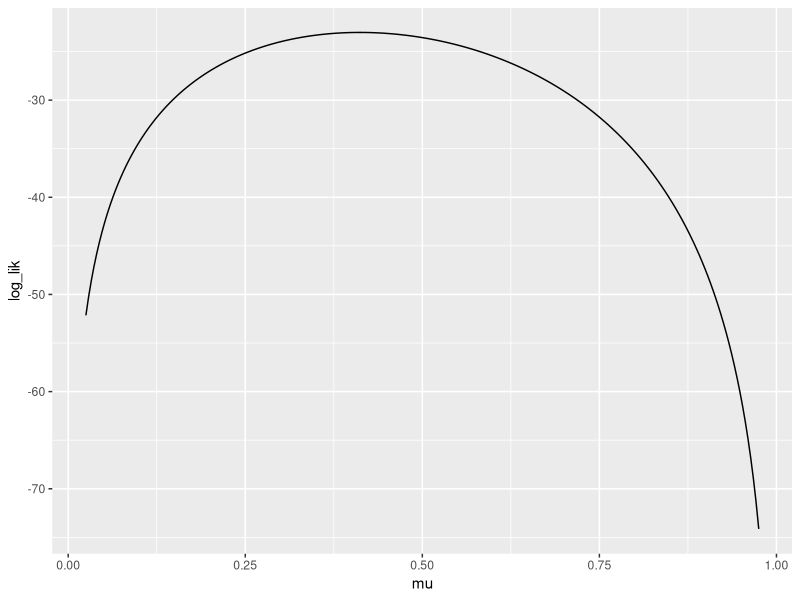
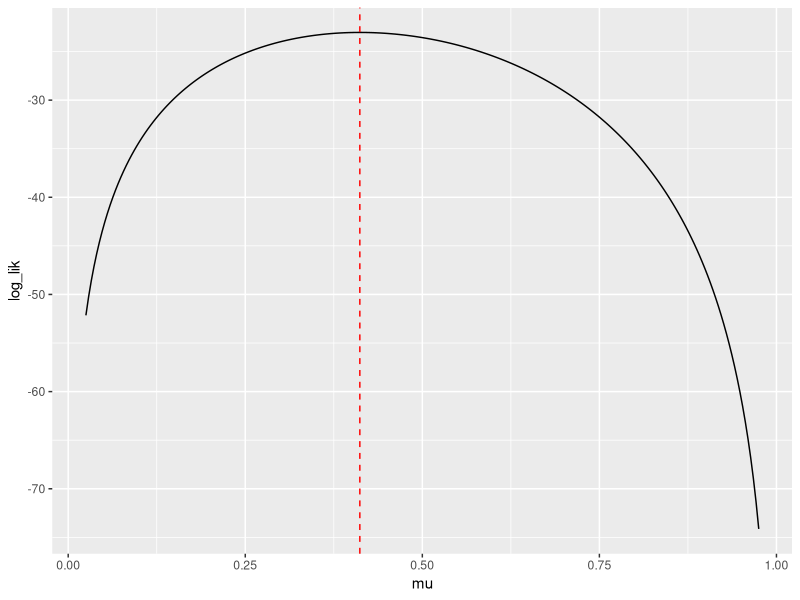
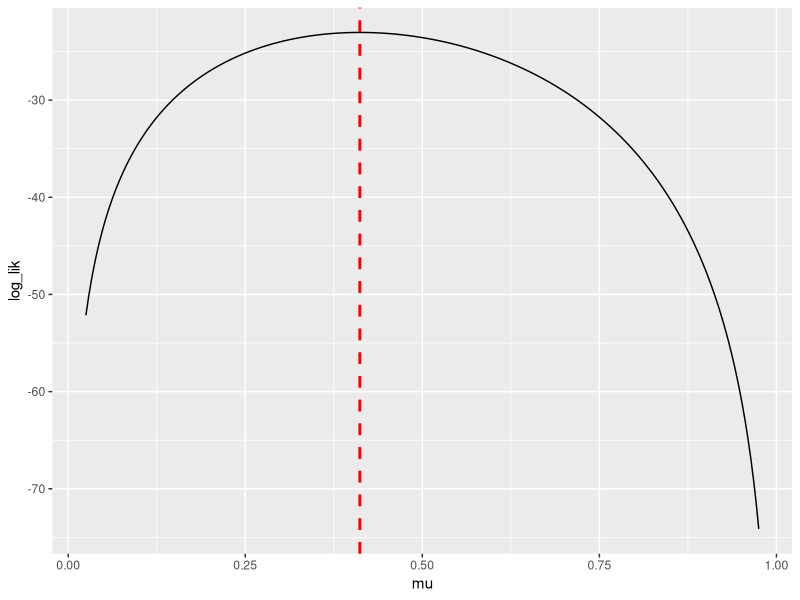
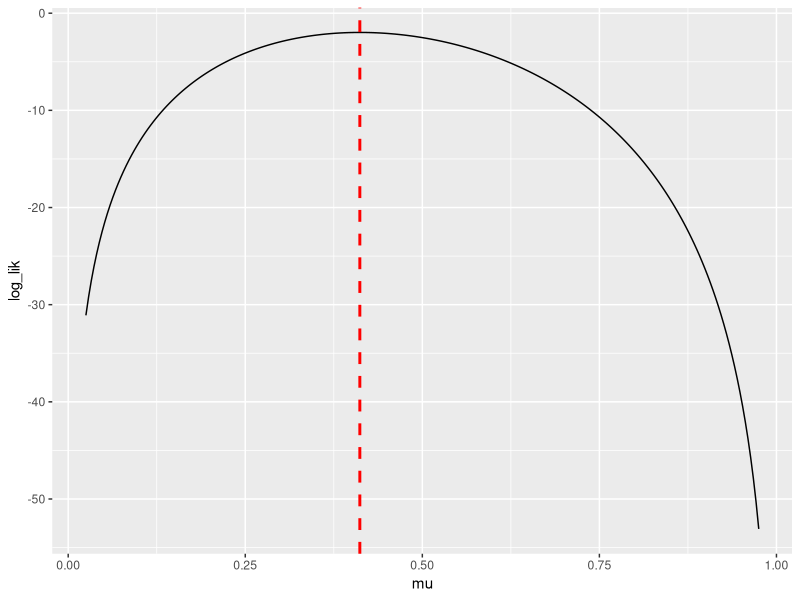
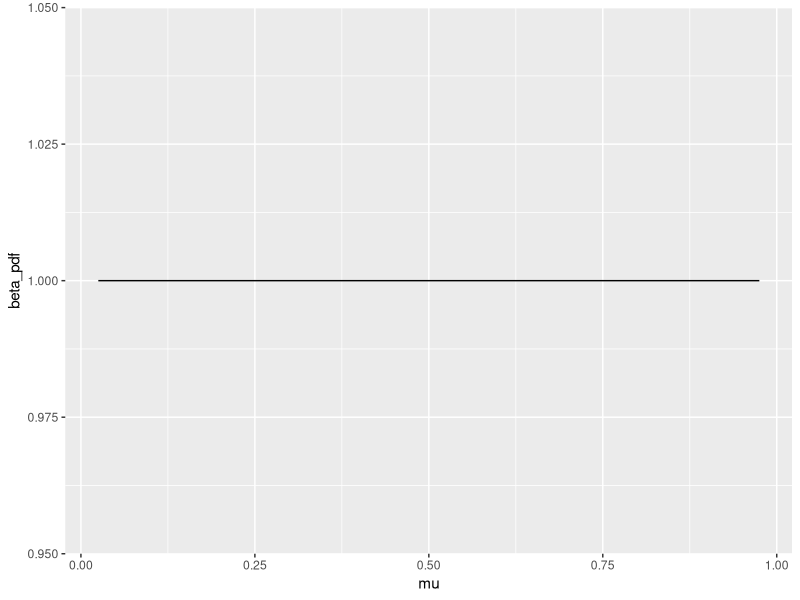
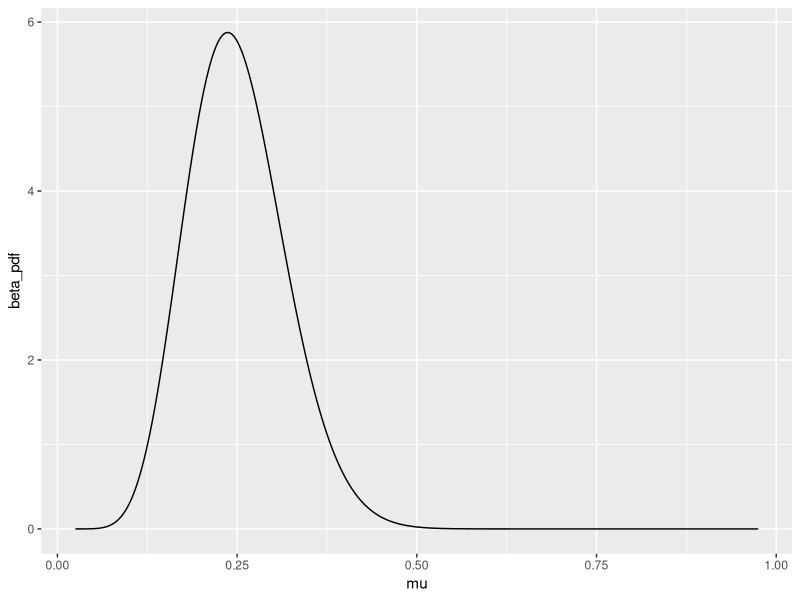
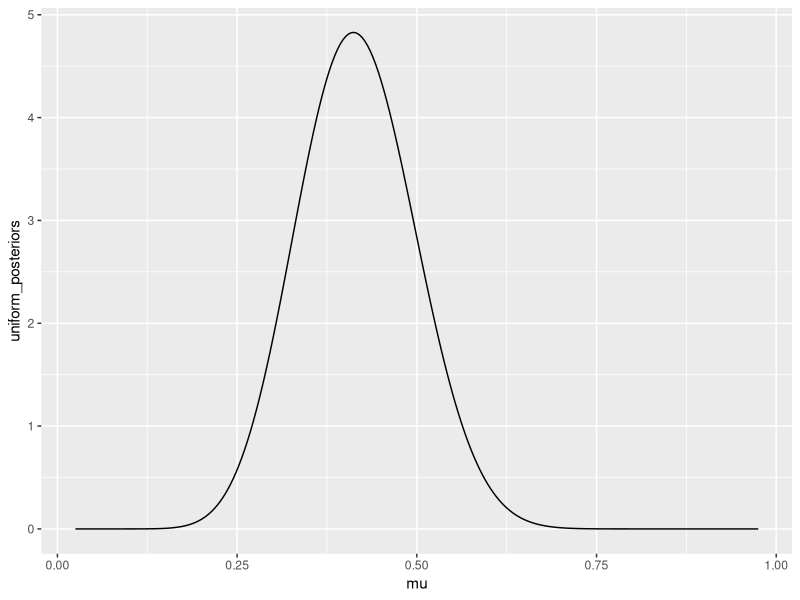
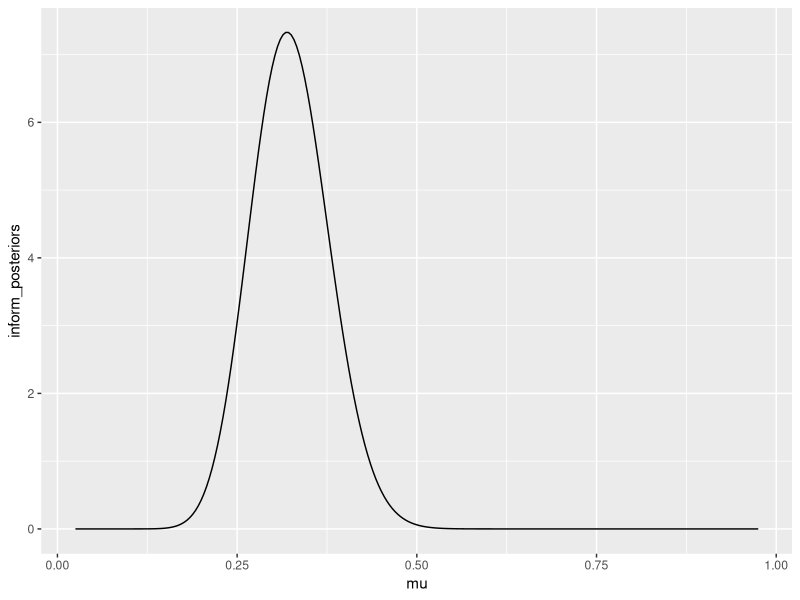

Generate these figures, in order, with R:
## ---- chunk 1
knitr::opts_chunk$set(echo = TRUE)
## ---- chunk 2
library(tidyverse)
## ---- chunk 3
x <- c(0, 0, 0, 0,
       0, 1, 1, 0,
       1, 0, 0, 0,
       0, 1, 1, 0, 1,
       1, 0, 0, 1,
       0, 0, 1, 0,
       1, 1, 1, 0, 0,
       0, 0, 1, 1)
## ---- chunk 4
mean(x)
## ---- chunk 5
sum(x)/length(x) 
## ---- chunk 6
log_bernoulli_pmf <- function(xobs, prob)
{
  temp_list<- c()
  for (i in seq_along(xobs))
    {
      mid_xob=xobs[[i]]
      Mid_temp_list <- c()
      for (j in seq_along(mid_xob)){
        if (mid_xob[j] == 0){
          Mid_temp_list <- c(Mid_temp_list,log(1-prob))
        }else{
          Mid_temp_list <- c(Mid_temp_list,log(prob))
        }
      }
      temp_list <- c(temp_list,prod(Mid_temp_list))
    }
  return(temp_list)
}
## ---- chunk 7
test1 <- log_bernoulli_pmf(xobs = list(x[1],x[2],x[3],x[4],x[5]),prob = 0.250)
test1
## ---- chunk 8
test_1_5 <- log_bernoulli_pmf(xobs=list(x[1:5]),prob = 0.250)
test_1_5
## ---- chunk 9
test_likelihood <- log_bernoulli_pmf(xobs=list(x),prob = 0.250)
test_likelihood
## ---- chunk 10
mu_grid <- seq(from = 0.025,to = 0.975,length = 251)
mu_grid
## ---- chunk 11
for( n in 1:4 ){
  print( n )
}
## ---- chunk 12
example_vector <- rep( as.numeric(NA), 10 )

example_vector %>% class()
## ---- chunk 13
example_vector
## ---- chunk 14
a <- seq_along(example_vector)
a
## ---- chunk 15
for( n in seq_along(example_vector) ){
  example_vector[n] <- n ^ 2
}
## ---- chunk 16
example_vector
## ---- chunk 17
(1:10)^2
## ---- chunk 18
fo_loop <- function(x_obs, mu)
{
  number_mu <- length(mu)
  log_lik_xa <- rep(as.numeric(NA), number_mu)
  for (i in seq_along(mu)){
    log_lik_xa[i] <- sum(log_bernoulli_pmf(x_obs,mu[i]))
  }
  return(log_lik_xa)
}

log_lik_xa <- fo_loop(x,mu_grid)
log_lik_xa
## ---- chunk 19
xa_results <- tibble::tibble(
  mu = mu_grid,
  log_lik = log_lik_xa
)
## ---- chunk 20
xa_results %>% ggplot(mapping = aes(x = mu,y=log_lik)) +
               geom_line()
## ---- chunk 21
xa_results %>% ggplot(mapping = aes(x = mu,y=log_lik)) +
               geom_line() +
               geom_vline(xintercept = sum(x)/length(x),esize = 1,linetype = "dashed", color = "red")
## ---- chunk 22
player_hits <- 14
player_atbats <- 34
## ---- chunk 23
tibble::tibble(
  mu = mu_grid
) %>% 
  mutate(log_lik = log(mu) * player_hits + log(1 - mu)*(player_atbats - player_hits))%>%
  ggplot(mapping= aes(x = mu, y = log_lik)) + 
  geom_line() + 
  geom_vline(xintercept = player_hits / player_atbats, size = 1,linetype = "dashed", color = "red")
## ---- chunk 24
tibble::tibble(
  mu = mu_grid
) %>% 
  mutate(log_lik=dbinom(player_hits, player_atbats, mu, log = TRUE)) %>%
  ggplot(mapping= aes(x = mu, y = log_lik)) + 
  geom_line() + 
  geom_vline(xintercept = player_hits / player_atbats, size = 1,linetype = "dashed", color = "red")
## ---- chunk 25
a_uniform <- 1
b_uniform <- 1

a_inform <- 10
b_inform <- 30

set1=dbeta(mu_grid,a_uniform,b_uniform)
set2=dbeta(mu_grid,a_inform,b_inform)
## ---- chunk 26
sum(a_uniform,b_uniform)
sum(a_inform,b_inform)
## ---- chunk 27
uni_expected_value <- a_uniform/(a_uniform + b_uniform)
info_expected_value <- a_inform/(a_inform + b_inform)

uni_expected_value
info_expected_value
## ---- chunk 28
tibble::tibble(
  mu = mu_grid
) %>% 
  mutate(beta_pdf = dbeta(mu, a_uniform, b_uniform)) %>% 
  ggplot(mapping = aes(x = mu, y = beta_pdf)) +
  geom_line()
## ---- chunk 29
tibble::tibble(
  mu = mu_grid
) %>% 
  mutate(beta_pdf = dbeta(mu, a_inform, b_inform)) %>% 
  ggplot(mapping = aes(x = mu, y = beta_pdf)) +
  geom_line()
## ---- chunk 30
uniform_a <- player_hits + a_uniform
uniform_b <- b_uniform - player_hits + player_atbats
inform_a <- player_hits + a_inform
inform_b <- b_inform - player_hits + player_atbats

sum(uniform_a + uniform_b)
sum(inform_a + inform_b)
## ---- chunk 31
temp_a <- c(uniform_a,inform_a)
temp_b = c(uniform_b,inform_b)

posterior_table <- tibble::tibble(
  mean = temp_a / (temp_a+temp_b),
  mode = (temp_a - 1) / (temp_a + temp_b -2),
  quantile_5 = qbeta(0.05, temp_a, temp_b),
  quantile_95 = qbeta(0.95, temp_a, temp_b)
)
posterior_table
## ---- chunk 32
tibble::tibble(
  mu = mu_grid
) %>% 
  mutate(uniform_posteriors = dbeta(mu, uniform_a, uniform_b)) %>% 
  ggplot(mapping = aes(x = mu, y = uniform_posteriors)) +
  geom_line()
## ---- chunk 33
tibble::tibble(
  mu = mu_grid
) %>% 
  mutate(inform_posteriors = dbeta(mu, inform_a, inform_b)) %>% 
  ggplot(mapping = aes(x = mu, y = inform_posteriors)) +
  geom_line()
## ---- chunk 34
season_hits <- 62

season_atbats <- 284
## ---- chunk 35
large_uniform_a <- season_hits + a_uniform
large_uniform_b <- b_uniform - season_hits + season_atbats
large_inform_a <- season_hits + a_inform
large_inform_b <- b_inform - season_hits + season_atbats

sum(large_uniform_a + large_inform_b)
sum(large_inform_b + large_inform_a)

## ---- chunk 36
large_temp_a <- c(large_uniform_a,large_inform_a)
large_temp_b = c(large_uniform_b,large_inform_b)

large_posterior_table <- tibble::tibble(
  large_mean = large_temp_a / (large_temp_a + large_temp_b),
  large_mode = (large_temp_a - 1) / (large_temp_a + large_temp_b -2),
  large_quantile_5 = qbeta(0.05, large_temp_a, large_temp_b),
  large_quantile_95 = qbeta(0.95, large_temp_a, large_temp_b)
)
large_posterior_table
## ---- chunk 37
tibble::tibble(
  mu = mu_grid
) %>% 
  mutate(large_uniform_posteriors = dbeta(mu, large_uniform_a, large_uniform_b)) %>% 
  ggplot(mapping = aes(x = mu, y = large_uniform_posteriors)) +
  geom_line()
## ---- chunk 38
tibble::tibble(
  mu = mu_grid
) %>% 
  mutate(large_inform_posteriors = dbeta(mu, large_inform_a, large_inform_b)) %>% 
  ggplot(mapping = aes(x = mu, y = large_inform_posteriors)) +
  geom_line()
